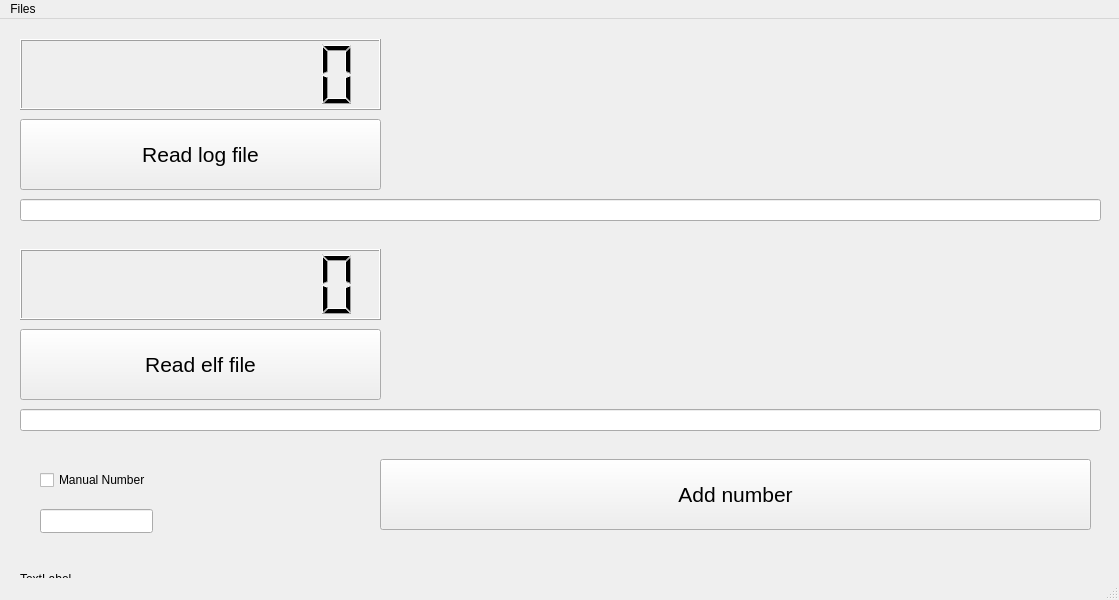
<?xml version="1.0" encoding="UTF-8"?>
<ui version="4.0">
 <class>MainWindow</class>
 <widget class="QMainWindow" name="MainWindow">
  <property name="geometry">
   <rect>
    <x>0</x>
    <y>0</y>
    <width>1119</width>
    <height>600</height>
   </rect>
  </property>
  <property name="windowTitle">
   <string>MainWindow</string>
  </property>
  <widget class="QWidget" name="centralwidget">
   <widget class="QLCDNumber" name="lcdnumber_log_file">
    <property name="geometry">
     <rect>
      <x>20</x>
      <y>20</y>
      <width>361</width>
      <height>71</height>
     </rect>
    </property>
    <property name="digitCount">
     <number>9</number>
    </property>
   </widget>
   <widget class="QLCDNumber" name="lcdNumber_elf_file">
    <property name="geometry">
     <rect>
      <x>20</x>
      <y>230</y>
      <width>361</width>
      <height>71</height>
     </rect>
    </property>
    <property name="font">
     <font>
      <pointsize>10</pointsize>
     </font>
    </property>
    <property name="digitCount">
     <number>9</number>
    </property>
   </widget>
   <widget class="QPushButton" name="pushButton_read_log_file">
    <property name="geometry">
     <rect>
      <x>20</x>
      <y>100</y>
      <width>361</width>
      <height>71</height>
     </rect>
    </property>
    <property name="font">
     <font>
      <pointsize>16</pointsize>
     </font>
    </property>
    <property name="text">
     <string>Read log file</string>
    </property>
   </widget>
   <widget class="QPushButton" name="pushButton_read_elf_file">
    <property name="geometry">
     <rect>
      <x>20</x>
      <y>310</y>
      <width>361</width>
      <height>71</height>
     </rect>
    </property>
    <property name="font">
     <font>
      <pointsize>16</pointsize>
     </font>
    </property>
    <property name="text">
     <string>Read elf file</string>
    </property>
   </widget>
   <widget class="QPushButton" name="pushButton_add_number">
    <property name="geometry">
     <rect>
      <x>380</x>
      <y>440</y>
      <width>711</width>
      <height>71</height>
     </rect>
    </property>
    <property name="font">
     <font>
      <pointsize>16</pointsize>
     </font>
    </property>
    <property name="text">
     <string>Add number</string>
    </property>
   </widget>
   <widget class="QLineEdit" name="lineEdit_log_file">
    <property name="geometry">
     <rect>
      <x>20</x>
      <y>180</y>
      <width>1081</width>
      <height>22</height>
     </rect>
    </property>
   </widget>
   <widget class="QLineEdit" name="lineEdit_elf_file">
    <property name="geometry">
     <rect>
      <x>20</x>
      <y>390</y>
      <width>1081</width>
      <height>22</height>
     </rect>
    </property>
   </widget>
   <widget class="QLabel" name="label_status">
    <property name="geometry">
     <rect>
      <x>20</x>
      <y>550</y>
      <width>741</width>
      <height>20</height>
     </rect>
    </property>
    <property name="text">
     <string>TextLabel</string>
    </property>
   </widget>
   <widget class="QCheckBox" name="Manual_Number_checkBox">
    <property name="geometry">
     <rect>
      <x>40</x>
      <y>450</y>
      <width>111</width>
      <height>22</height>
     </rect>
    </property>
    <property name="text">
     <string>Manual Number</string>
    </property>
   </widget>
   <widget class="QLineEdit" name="Manualk_Number_lineEdit">
    <property name="geometry">
     <rect>
      <x>40</x>
      <y>490</y>
      <width>113</width>
      <height>24</height>
     </rect>
    </property>
   </widget>
  </widget>
  <widget class="QMenuBar" name="menubar">
   <property name="geometry">
    <rect>
     <x>0</x>
     <y>0</y>
     <width>1119</width>
     <height>25</height>
    </rect>
   </property>
   <widget class="QMenu" name="menuMenu">
    <property name="title">
     <string>Files</string>
    </property>
    <addaction name="actionOpen_Log_File"/>
    <addaction name="actionOpen_Elf_File"/>
   </widget>
   <addaction name="menuMenu"/>
  </widget>
  <widget class="QStatusBar" name="statusbar"/>
  <action name="actionOpen_Log_File">
   <property name="text">
    <string>Open Log File</string>
   </property>
  </action>
  <action name="actionOpen_Elf_File">
   <property name="text">
    <string>Open Elf File</string>
   </property>
  </action>
 </widget>
 <resources/>
 <connections/>
</ui>
